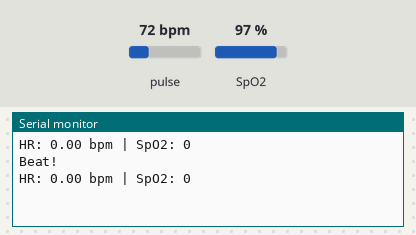
A sketch run on a simulated Arduino Uno, built with avr-gcc and run on an emulated ATmega328P. Shown: the last lines printed to the serial monitor. The test bench sets the inputs (shaded band); at power-on: pulse 72 bpm, SpO2 97 %.

Above: at 1.8 s.
1.9 s: pulse set to 42 bpm
At 2.8 s:
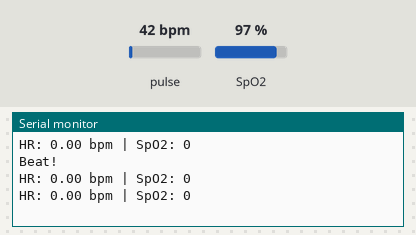
3.4 s: SpO2 set to 80 %
4.9 s: pulse set to 70 bpm
At 5.5 s:
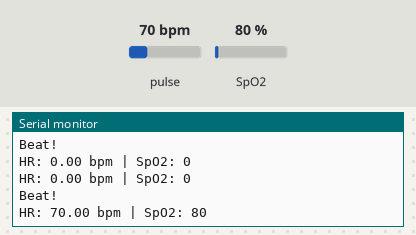

Measured:
- after the input at 4.9 s, the serial monitor: prints a new line after 0.11 s (image 2)

The sketch:

max30100_test.ino
```cpp
#include <Wire.h>
#include "MAX30100_PulseOximeter.h"

PulseOximeter pox;

void onBeatDetected() {
  Serial.println("Beat!");
}

void setup() {
  Serial.begin(9600);

  if (!pox.begin()) {
    while (1);
  }

  pox.setOnBeatDetectedCallback(onBeatDetected);
}

void loop() {
  pox.update();

  Serial.print("HR: ");
  Serial.print(pox.getHeartRate());

  Serial.print(" bpm | SpO2: ");
  Serial.println(pox.getSpO2());

  delay(1000);
}
```
